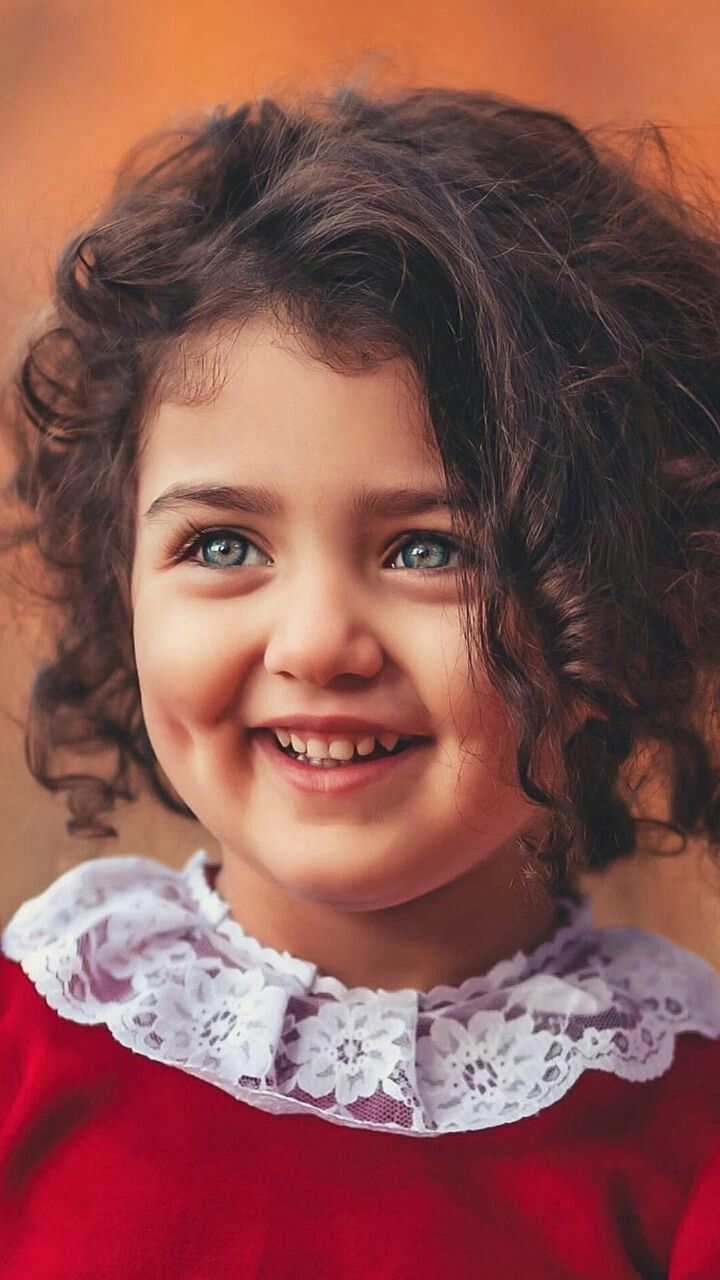
#> input picture Image_processing_Practical_labs/Exp6/pk.jpg, 720 x 1280 px
$ jupyter execute 'Edge detection.ipynb'
#> lines starting #> are read from the running program, lines starting #| are printed output that depends on the picture
[cell 1]
import cv2
import numpy as np
import matplotlib.pyplot as plt

# --- 1️⃣ Read image (grayscale) ---
img = cv2.imread('pk.jpg', cv2.IMREAD_GRAYSCALE)
#> img: shape (1280, 720); min 3, max 253, mean 100.3
if img is None:
    raise FileNotFoundError("❌ Image not found. Please make sure 'pk.jpg' exists in this folder.")

# --- 2️⃣ Apply FFT ---
f = np.fft.fft2(img)
fshift = np.fft.fftshift(f)
magnitude_spectrum = 20 * np.log(np.abs(fshift) + 1)
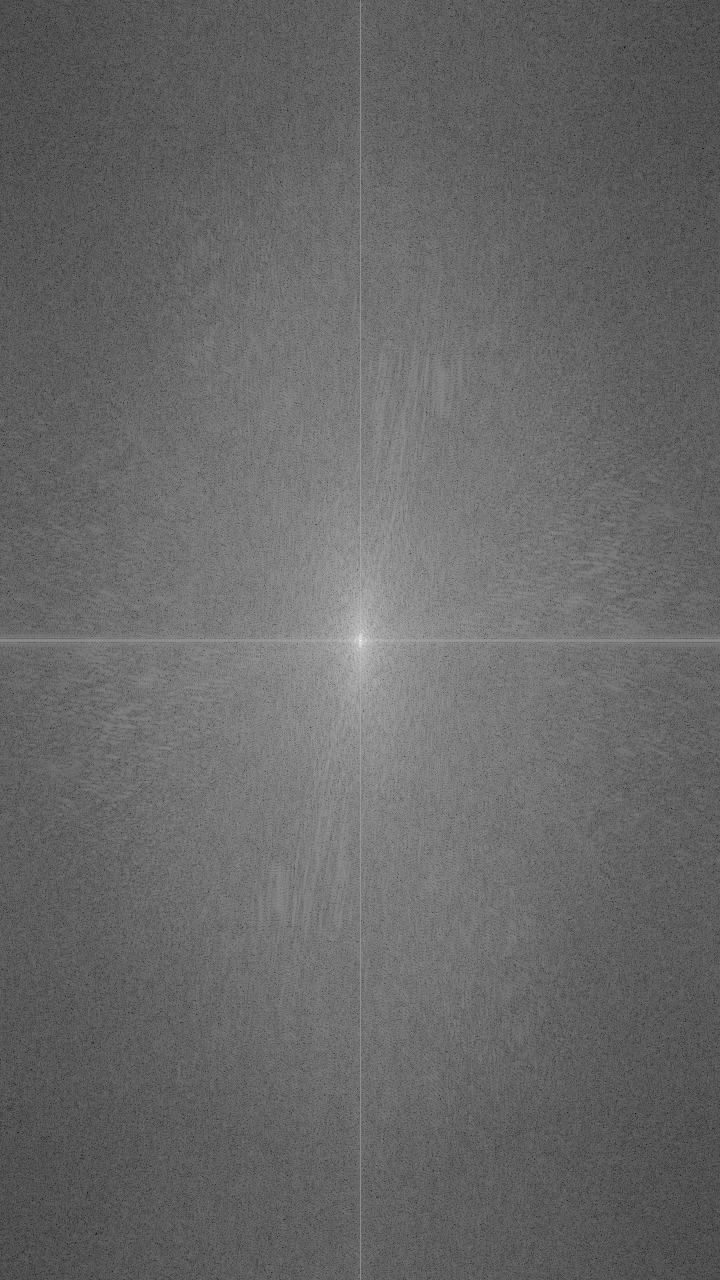
#> magnitude_spectrum: shape (1280, 720) float64; min 6.44, max 366.8, mean 154.2; drawn with min black and max white

# --- 3️⃣ Define Gaussian High Pass Filter ---
def gaussian_highpass(shape, cutoff):
    rows, cols = shape
    crow, ccol = rows // 2, cols // 2
    u = np.arange(rows)
    v = np.arange(cols)
    V, U = np.meshgrid(v, u)
    D = np.sqrt((U - crow)**2 + (V - ccol)**2)
    H = 1 - np.exp(-(D**2) / (2 * (cutoff**2)))  # High-pass version
    return H

# --- 4️⃣ Create Filter Mask ---
cutoff = 30  # Change for different strength (10, 30, 60)
H_ghpf = gaussian_highpass(img.shape, cutoff)

# --- 5️⃣ Apply Gaussian High Pass Filter ---
F_ghpf = fshift * H_ghpf

# --- 6️⃣ Inverse FFT to get filtered image ---
ghpf_img = np.abs(np.fft.ifft2(np.fft.ifftshift(F_ghpf)))

# --- 7️⃣ Normalize for display ---
ghpf_img = cv2.normalize(ghpf_img, None, 0, 255, cv2.NORM_MINMAX).astype(np.uint8)

# --- 8️⃣ Edge Detection using High Pass output ---
edges = cv2.Canny(ghpf_img, 50, 150)
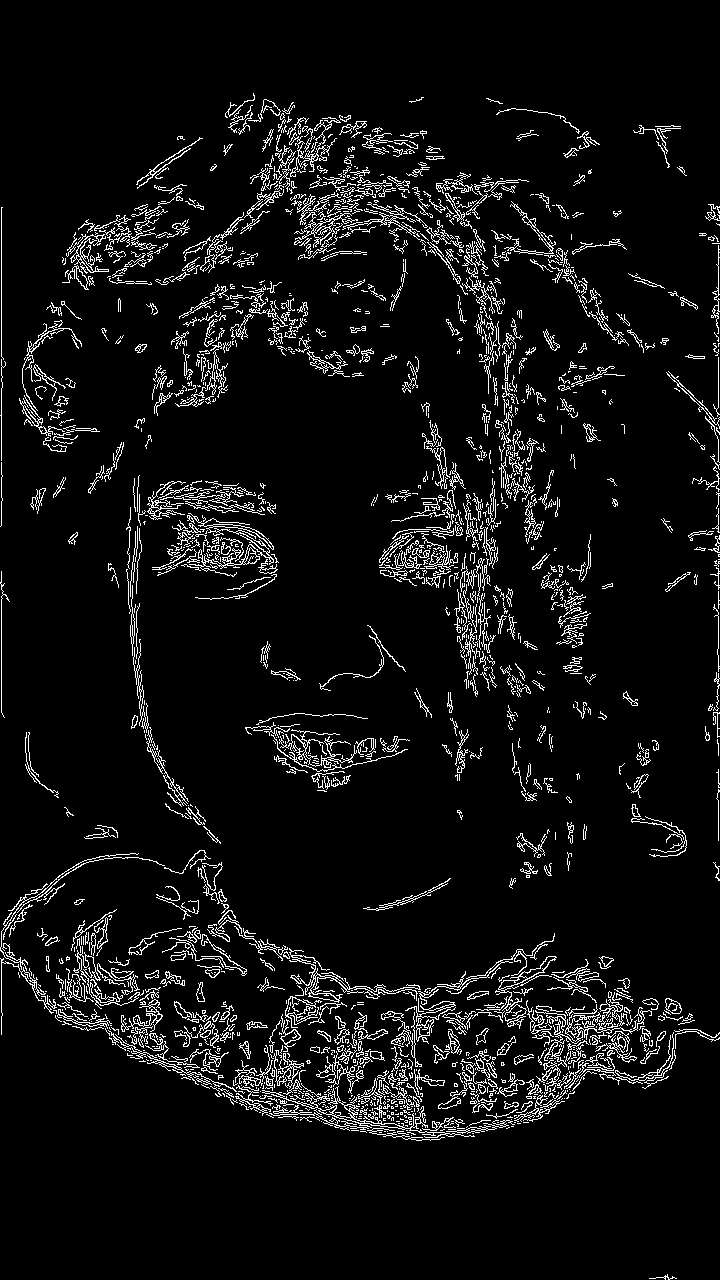
#> edges: shape (1280, 720); 6.4% white in thin lines or dots

# --- 9️⃣ Display Results ---
plt.figure(figsize=(15, 8))

plt.subplot(2, 3, 1)
plt.imshow(img, cmap='gray')
plt.title('Original Image')
plt.axis('off')

plt.subplot(2, 3, 2)
plt.imshow(np.log(1 + np.abs(fshift)), cmap='gray')
plt.title('FFT Spectrum')
plt.axis('off')

plt.subplot(2, 3, 3)
plt.imshow(H_ghpf, cmap='gray')
plt.title(f'Gaussian HPF Mask (cutoff={cutoff})')
plt.axis('off')

plt.subplot(2, 3, 4)
plt.imshow(np.log(1 + np.abs(F_ghpf)), cmap='gray')
plt.title('Filtered Spectrum (GHPF)')
plt.axis('off')

plt.subplot(2, 3, 5)
plt.imshow(ghpf_img, cmap='gray')
plt.title('Gaussian HPF Result')
plt.axis('off')

plt.subplot(2, 3, 6)
plt.imshow(edges, cmap='gray')
plt.title('Edge Detection (Canny on GHPF)')
plt.axis('off')

plt.tight_layout()
plt.show()
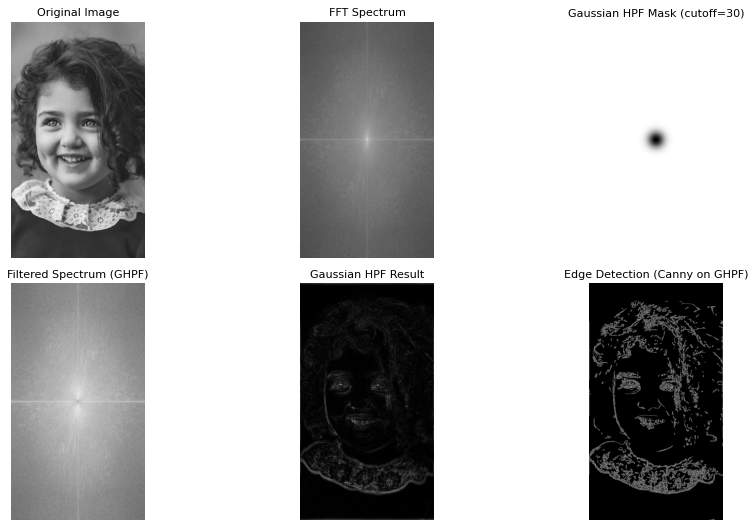
#> figure drawn by matplotlib, 6 panels

[cell 2]
import cv2
import numpy as np

image = cv2.imread('pk.jpg')
#> image is the input picture: shape (1280, 720, 3); mean B, G, R 80.2, 85.2, 137.7
gray = cv2.cvtColor(image, cv2.COLOR_BGR2GRAY)
cv2.imshow("Original", image)

#--------------------<Erosion>--------------------#
eroded = ()
for i in range(0, 3):
    _ =  (cv2.erode(gray.copy(), None, iterations=i + 1), )
    eroded += _
cv2.imshow("Eroded images ({})".format(len(eroded)), np.hstack(eroded))

#--------------------<Dilation>--------------------#
dilated = ()
for i in range(0, 3):
    _ = (cv2.dilate(gray.copy(), None, iterations=i + 1),)
    dilated += _
cv2.imshow("Dilated images ({})".format(len(dilated)), np.hstack(dilated))

#--------------------<Opening>--------------------#
kernelSizes = [(3, 3), (5, 5), (7, 7)]
openings = ()
# loop over the kernels sizes
for kernelSize in kernelSizes:
# construct a rectangular kernel from the current size and then
# apply an "opening" operation
    kernel = cv2.getStructuringElement(cv2.MORPH_RECT, kernelSize)
    _ = (cv2.morphologyEx(gray, cv2.MORPH_OPEN, kernel),)
    openings += _
cv2.imshow("Openings images ({})".format(kernelSizes), np.hstack(openings))

#--------------------<Closing>--------------------#
closings = ()
for kernelSize in kernelSizes:
    kernel = cv2.getStructuringElement(cv2.MORPH_RECT, kernelSize)
    _ =  (cv2.morphologyEx(gray, cv2.MORPH_CLOSE, kernel),)
    closings += _
#> this loop made 3 passes
#> kernel on pass 1: [[1, 1, 1], [1, 1, 1], [1, 1, 1]]
cv2.imshow("Closing images ({})".format(kernelSizes), np.hstack(closings))
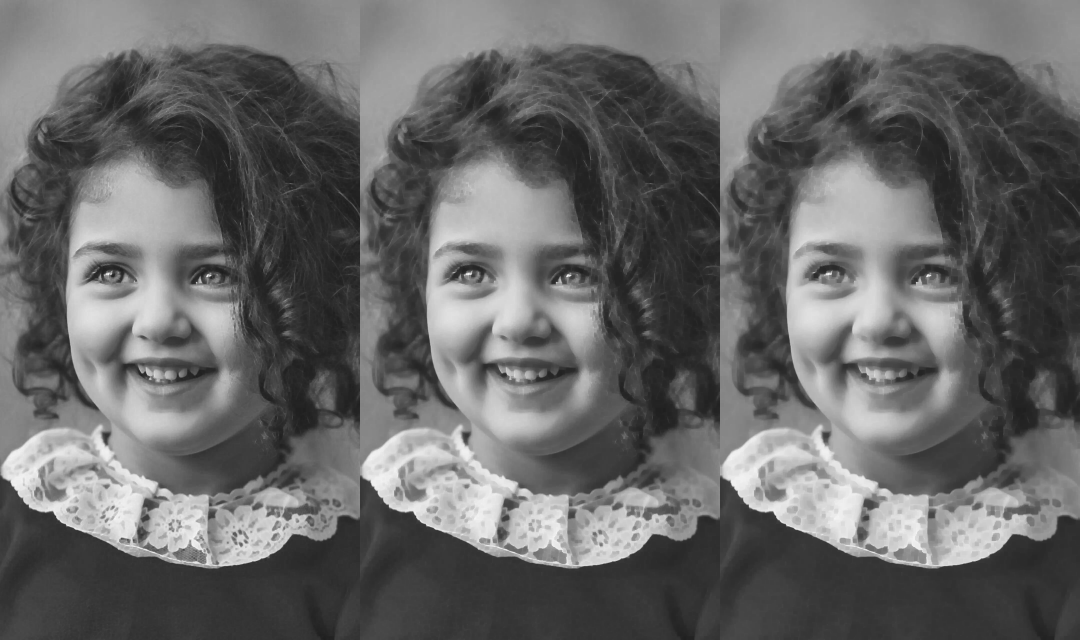
#> window 'Closing images ([(3, 3), (5, 5': shape (1280, 2160) (shown at 1/2 size); min 29, max 252, mean 103.1

#--------------------<Morphological gradient>--------------------#
gradient = ()
for kernelSize in kernelSizes:
# construct a rectangular kernel and apply a "morphological
# gradient" operation to the image
    kernel = cv2.getStructuringElement(cv2.MORPH_RECT, kernelSize)
    _ = (cv2.morphologyEx(gray, cv2.MORPH_GRADIENT, kernel),)
    gradient += _
cv2.imshow("Morphological gradient ({})".format(kernelSizes), np.hstack(gradient))
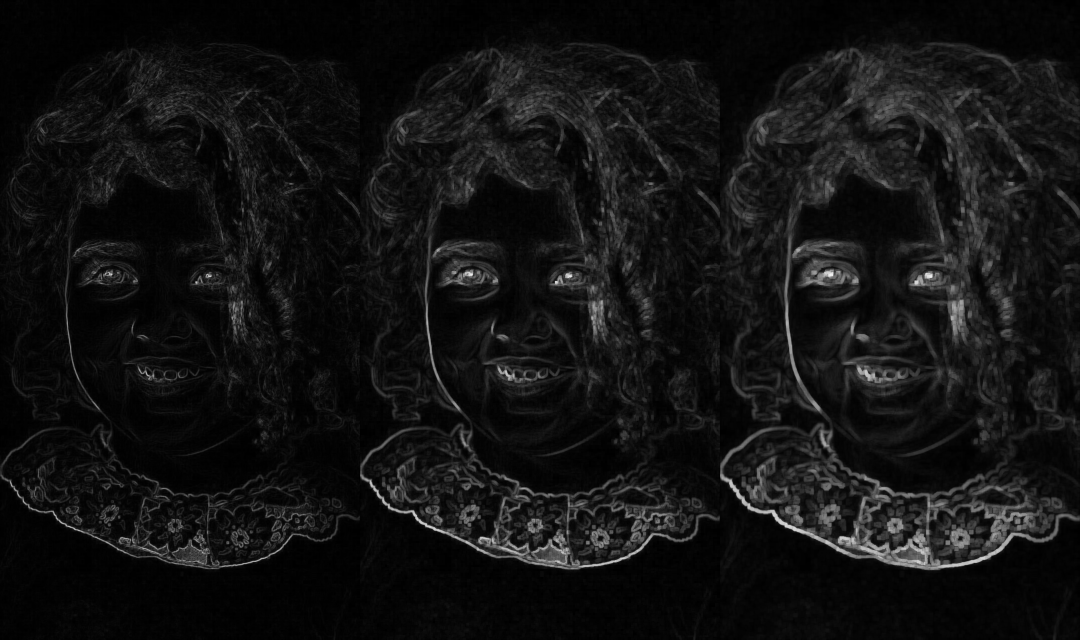
#> window 'Morphological gradient ([(3, 3': shape (1280, 2160) (shown at 1/2 size); min 0, max 244, mean 18.2

#--------------------<Top hat/white hat and black hat>--------------------#

gray = cv2.cvtColor(image, cv2.COLOR_BGR2GRAY)
# construct a rectangular kernel (13x5) and apply a blackhat
# operation which enables us to find dark regions on a light
# background
rectKernel = cv2.getStructuringElement(cv2.MORPH_RECT, (13, 5))
blackhat = cv2.morphologyEx(gray, cv2.MORPH_BLACKHAT, rectKernel)
tophat = cv2.morphologyEx(gray, cv2.MORPH_TOPHAT, rectKernel)
cv2.imshow("Black Hat\t\t\tTop Hat", np.hstack((blackhat, tophat)))
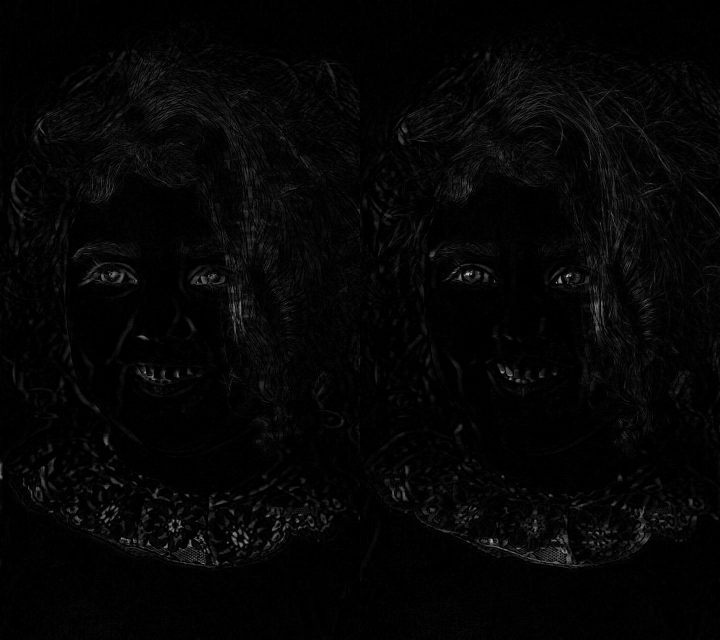
#> window 'Black Hat\t\t\tTop Hat': shape (1280, 1440) (shown at 1/2 size); min 0, max 210, mean 5.1

cv2.waitKey(0)
cv2.destroyAllWindows()
